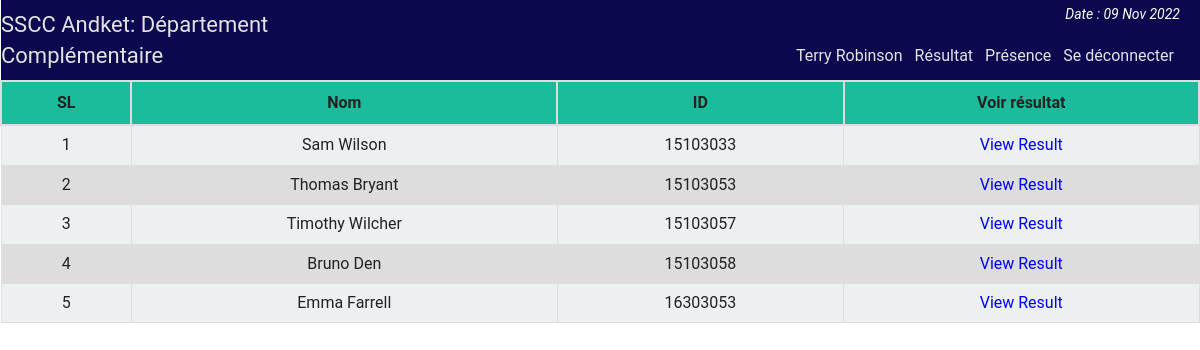
The page /complementaire/professeur/prof_st_result.php (signed in) on the database its author committed.
### tables this page shows
CREATE TABLE IF NOT EXISTS `st_info` (
  `st_id` int NOT NULL,
  `name` varchar(100) NOT NULL,
  `password` varchar(32) NOT NULL,
  `email` varchar(50) NOT NULL,
  `bday` date NOT NULL,
  `program` varchar(10) NOT NULL,
  `contact` varchar(20) NOT NULL,
  `gender` varchar(10) NOT NULL,
  `address` varchar(255) NOT NULL,
  `img` varchar(255) DEFAULT NULL,
  PRIMARY KEY (`st_id`)
);

### complementaire/php/functions.php (called while the page is built, shortened)
<?php
	class login_registration_class{
		public function get_all_student(){
			global $conn;
			$sql = "select * from st_info order by st_id ASC";
			$query = $conn->query($sql);
			return $query;
		}
	};
?>

### complementaire/professeur/prof_st_result.php (the view, shortened to what this page needs)
<?php
	require "../php/config.php";
	require_once "../php/functions.php";
?>
<?php
include "../php/top_prof.php";
?>
<div class="all_student fix">
		<table class="tab_one" style="text-align:center;">
			<tr>
				<th style="text-align:center;">SL</th>
				<th style="text-align:center;">Nom</th>
				<th style="text-align:center;">ID</th>
				<th style="text-align:center;">Voir résultat</th>
			</tr>
			<?php
			$i=0;
				$alluser = $user->get_all_student();
				while($rows = $alluser->fetch_assoc()){
				$i++;
		?>
			<tr>
				<td><?php echo $i;?></td>
				<td><?php echo $rows['name'];?></td>
				<td><?php echo $rows['st_id'];?></td>
				<td><a href="prof_st_result_view.php?vr=<?php echo $rows['st_id']; ?>&vn=<?php echo $rows['name'];?>">View Result</a></td>
			</tr>
			<?php } ?>
		</table>
</div>

### complementaire/css/main.css (style rules this page uses)
html { color: #222; font-size: 1em; line-height: 1.4; }
a { text-decoration:none; }
.fix { overflow:hidden; }
body { font-family:roboto !important; background:url(../img/ptrn.png) repeat fixed; }
.st_reg th, td { padding: 8px; }
table.tab_one { width:100%; }
table.tab_one th { background:#1abc9c; padding:10px; font-weight:bold; text-align:left; }
table.tab_one td { border:1px solid #ddd; padding:8px; }
table.tab_one td a { text-decoration:none; }
table.tab_one tr:nth-child(odd) { background:#ddd; }
table.tab_one tr:nth-child(even) { background:#ecf0f1; }
.all_student { min-height:450px; }
table.att_tab tr,td,th { border:2px solid #ddd; border-collapse:collapse; padding:8px; }

### rows shown on the page
st_info: name "Sam Wilson", st_id "15103033"
st_info: name "Thomas Bryant", st_id "15103053"
st_info: name "Timothy Wilcher", st_id "15103057"
st_info: name "Bruno Den", st_id "15103058"
st_info: name "Emma Farrell", st_id "16303053"

### other values the page prints
$fname "Terry Robinson"
